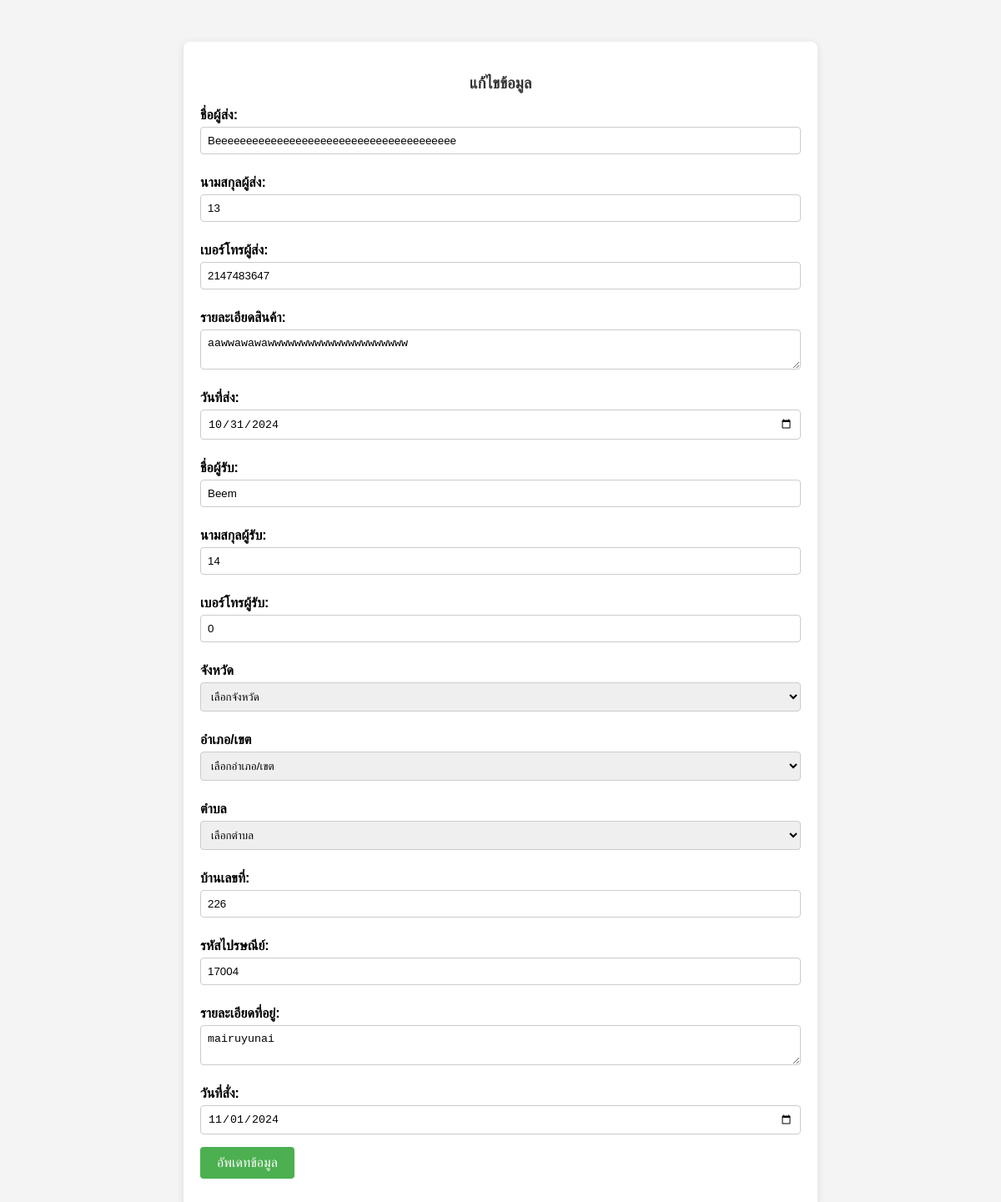
The app's page /set.php?id=7 with its own data.
### tables this page shows
CREATE TABLE `data_1` (
  `ID` int(100) NOT NULL,
  `ชื่อผู้ส่ง` varchar(100) NOT NULL,
  `นามสกุลผู้ส่ง` varchar(100) NOT NULL,
  `เบอร์โทรผู้ส่ง` int(10) NOT NULL,
  `รายระเอียดสินค้า` varchar(255) NOT NULL,
  `วันที่ส่ง` date NOT NULL,
  `ชื่อผู้รับ` varchar(100) NOT NULL,
  `นามสกุลผู้รับ` varchar(100) NOT NULL,
  `เบอร์โทรผู้รับ` int(10) NOT NULL,
  `จังหวัด` varchar(50) NOT NULL,
  `อำเภอ` varchar(50) NOT NULL,
  `ตำบล` varchar(50) NOT NULL,
  `บ้านเลขที่` text NOT NULL,
  `รหัสไปรษณีย์` int(5) NOT NULL,
  `รายระเอียดที่อยู่` varchar(255) NOT NULL,
  `วันที่สั่ง` date NOT NULL
);

### set.php (the view, shortened to what this page needs)
<?php
include('config.php');
if (isset($_GET['id'])) {
    $id = $_GET['id'];
    try {
        $sql = "SELECT * FROM `data_1` WHERE ID = :id";
        $stmt = $conn->prepare($sql);
        $stmt->bindParam(':id', $id, PDO::PARAM_INT);
        $stmt->execute();
        $data = $stmt->fetch(PDO::FETCH_OBJ);
    } catch (PDOException $e) {
        echo "Error: " . $e->getMessage();
        exit;
    }
} else {
    echo "ไม่มี ID ให้แก้ไข";
    exit;
}
?>
<div class="container">
    <form action="up.php" method="get">
        <h3>แก้ไขข้อมูล</h3>
        <label>ชื่อผู้ส่ง:</label>
        <input type="text" name="Firstsong" value="<?php echo htmlspecialchars($data->ชื่อผู้ส่ง); ?>" required><br>
        <label>นามสกุลผู้ส่ง:</label>
        <input type="text" name="Lastsong" value="<?php echo htmlspecialchars($data->นามสกุลผู้ส่ง); ?>" required><br>
        <label>เบอร์โทรผู้ส่ง:</label>
        <input type="text" name="numbersong" value="<?php echo htmlspecialchars($data->เบอร์โทรผู้ส่ง); ?>" required><br>
        <label>รายละเอียดสินค้า:</label>
        <textarea name="linesong" required><?php echo htmlspecialchars($data->รายระเอียดสินค้า); ?></textarea><br>
        <label>วันที่ส่ง:</label>
        <input type="date" name="vansong" value="<?php echo $data->วันที่ส่ง; ?>" required><br>
        <label>ชื่อผู้รับ:</label>
        <input type="text" name="Firstrub" value="<?php echo htmlspecialchars($data->ชื่อผู้รับ); ?>" required><br>
        <label>นามสกุลผู้รับ:</label>
        <input type="text" name="Lastrub" value="<?php echo htmlspecialchars($data->นามสกุลผู้รับ); ?>" required><br>
        <label>เบอร์โทรผู้รับ:</label>
        <input type="text" name="numberrub" value="<?php echo htmlspecialchars($data->เบอร์โทรผู้รับ); ?>" required><br>
        <label for="province" class="form-label">จังหวัด</label>
        <select id="province" name="jungwat" required onchange="updateDistricts()">
            <option selected disabled value="">เลือกจังหวัด</option>
        </select>
        <label for="district" class="form-label">อำเภอ/เขต</label>
        <select id="district" name="Aum" required onchange="updateSubdistricts()">
            <option selected disabled>เลือกอำเภอ/เขต</option>
        </select>
        <label for="subdistrict" class="form-label">ตำบล</label>
        <select id="subdistrict" name="Tam" required>
            <option selected disabled>เลือกตำบล</option>
        </select>
        <label>บ้านเลขที่:</label>
        <input type="text" name="ban" value="<?php echo htmlspecialchars($data->บ้านเลขที่); ?>" required><br>
        <label>รหัสไปรษณีย์:</label>
        <input type="text" name="pai" value="<?php echo htmlspecialchars($data->รหัสไปรษณีย์); ?>" required><br>
        <label>รายละเอียดที่อยู่:</label>
        <textarea name="linerub" required><?php echo htmlspecialchars($data->รายระเอียดที่อยู่); ?></textarea><br>
        <label>วันที่สั่ง:</label>
        <input type="date" name="vanrub" value="<?php echo $data->วันที่สั่ง; ?>" required><br>
        <input type="submit" value="อัพเดทข้อมูล">
    </form>
</div>

### set.php (style rules this page uses)
.container { width: 60%; margin: 50px auto; background-color: #fff; padding: 20px; box-shadow: 0 2px 10px rgba(0,0,0,0.1); border-radius: 8px; }
h3 { text-align: center; color: #333; }
label { font-weight: bold; display: block; margin: 10px 0 5px; }
input[type="text"], input[type="date"], textarea, select { width: 100%; padding: 8px; margin-bottom: 15px; border: 1px solid #ccc; border-radius: 4px; }
input[type="submit"] { background-color: #4CAF50; color: white; border: none; padding: 10px 20px; cursor: pointer; font-size: 16px; border-radius: 4px; }

### records on screen
data_1: Firstsong "Beeeeeeeeeeeeeeeeeeeeeeeeeeeeeeeeeeeeeee", Lastsong "13", numbersong "2147483647", linesong "aawwawawawwwwwwwwwwwwwwwwwwwww", vansong "10/31/2024", Firstrub "Beem", Lastrub "14", numberrub "0", ban "226", pai "17004", linerub "mairuyunai", vanrub "11/01/2024"
